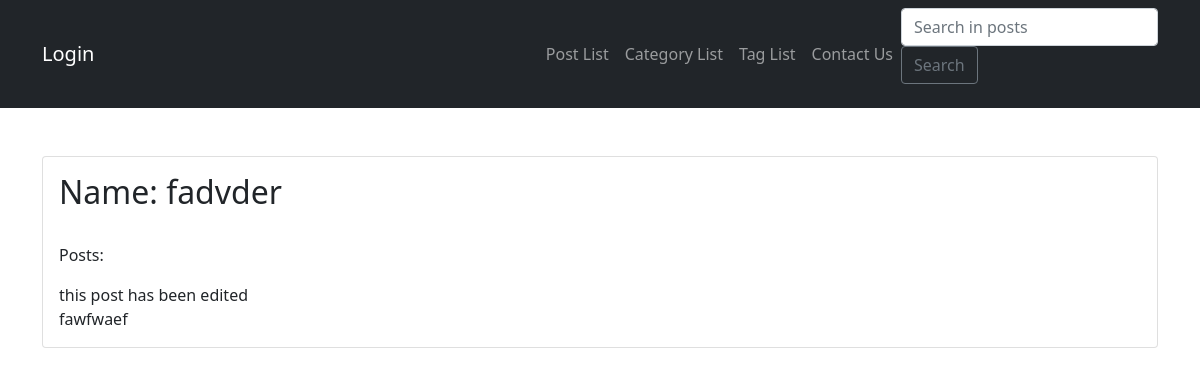
The app's page /weblog/tag/2 with its own data.
### weblog/models.py (models this page shows, shortened)
class Tag(models.Model):
    name = models.CharField(max_length=30)
    updated_on = models.DateTimeField(auto_now=True)

class Post(models.Model):
    PU = 'PU'
    DR = 'DR'
    STATUS_CHOICE = [
        (PU, 'Published'),
        (DR, 'Draft')
    ]
    owner = models.ForeignKey(User, on_delete=models.CASCADE, verbose_name="Post Owner")
    title = models.CharField("Post Title", max_length=50)
    content = models.TextField()
    image = models.ImageField(upload_to='images', null=True)
    category = models.ManyToManyField('Category')
    created = models.DateField(auto_now_add=True, null=True)
    updated_on = models.DateTimeField(auto_now=True)
    like = models.ManyToManyField(User, related_name='post_like')
    dislike = models.ManyToManyField(User, related_name='post_dislike')
    tag = models.ManyToManyField('Tag')
    slug = models.SlugField(max_length=255, unique=True, null=True, blank=True)
    status = models.CharField(
        max_length=2,
        choices=STATUS_CHOICE,
        default=DR
    )
    objects = models.Manager()
    published = PublishedPostsManager()
    draft = DraftPostsManager()

### weblog/views.py (the view)
# urls.py: path("tag/<int:pk>", TagDetail.as_view(), name="tag_detail"),
class TagDetail(DetailView):
    model = Tag

### weblog/templates/weblog/tag_detail.html (shortened to what this page needs)
{% extends 'weblog/index.html' %}
{% load static %}
{% block content %}
    <div class="card mb-4">
        <div class="card-body">
            <h2 class="card-title">Name: {{object.name}}</h2><br>
            <p class="card-text">Posts: </p>
            {% for post in object.post_set.all %}
                {{ post.title }} <br>
            {% endfor %}
        </div>
    </div>
{% endblock content %}

### records on screen
Tag: name "fadvder"
Post: title "this post has been edited"
Post: title "fawfwaef"
